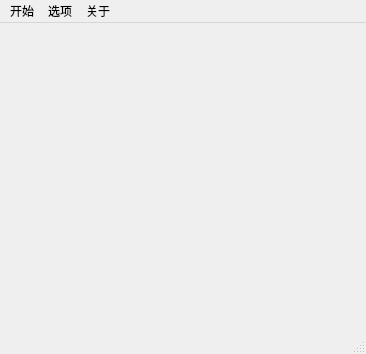
<?xml version="1.0" encoding="UTF-8"?>
<ui version="4.0">
 <class>MainWindow</class>
 <widget class="QMainWindow" name="MainWindow">
  <property name="geometry">
   <rect>
    <x>0</x>
    <y>0</y>
    <width>366</width>
    <height>354</height>
   </rect>
  </property>
  <property name="windowTitle">
   <string>MainWindow</string>
  </property>
  <widget class="QWidget" name="centralwidget"/>
  <widget class="QMenuBar" name="menubar">
   <property name="geometry">
    <rect>
     <x>0</x>
     <y>0</y>
     <width>366</width>
     <height>26</height>
    </rect>
   </property>
   <widget class="QMenu" name="menu1">
    <property name="title">
     <string>选项</string>
    </property>
    <addaction name="actioneasy"/>
    <addaction name="actionmeduim"/>
    <addaction name="actionhard"/>
    <addaction name="actiondefined"/>
   </widget>
   <widget class="QMenu" name="menu">
    <property name="title">
     <string>开始</string>
    </property>
    <addaction name="actionnewgame"/>
   </widget>
   <widget class="QMenu" name="menu_2">
    <property name="title">
     <string>关于</string>
    </property>
    <addaction name="actionwriter"/>
    <addaction name="actionhelp"/>
   </widget>
   <addaction name="menu"/>
   <addaction name="menu1"/>
   <addaction name="menu_2"/>
  </widget>
  <widget class="QStatusBar" name="statusbar"/>
  <action name="actioneasy">
   <property name="text">
    <string>初级（ 9 × 9 ）</string>
   </property>
  </action>
  <action name="actionmeduim">
   <property name="text">
    <string>中级（16×16）</string>
   </property>
  </action>
  <action name="actionhard">
   <property name="text">
    <string>高级（30×16）</string>
   </property>
  </action>
  <action name="actiondefined">
   <property name="text">
    <string>自定义</string>
   </property>
  </action>
  <action name="actionnewgame">
   <property name="text">
    <string>新游戏</string>
   </property>
  </action>
  <action name="actionwriter">
   <property name="text">
    <string>作者</string>
   </property>
  </action>
  <action name="actionhelp">
   <property name="text">
    <string>帮助</string>
   </property>
  </action>
 </widget>
 <resources/>
 <connections/>
</ui>
